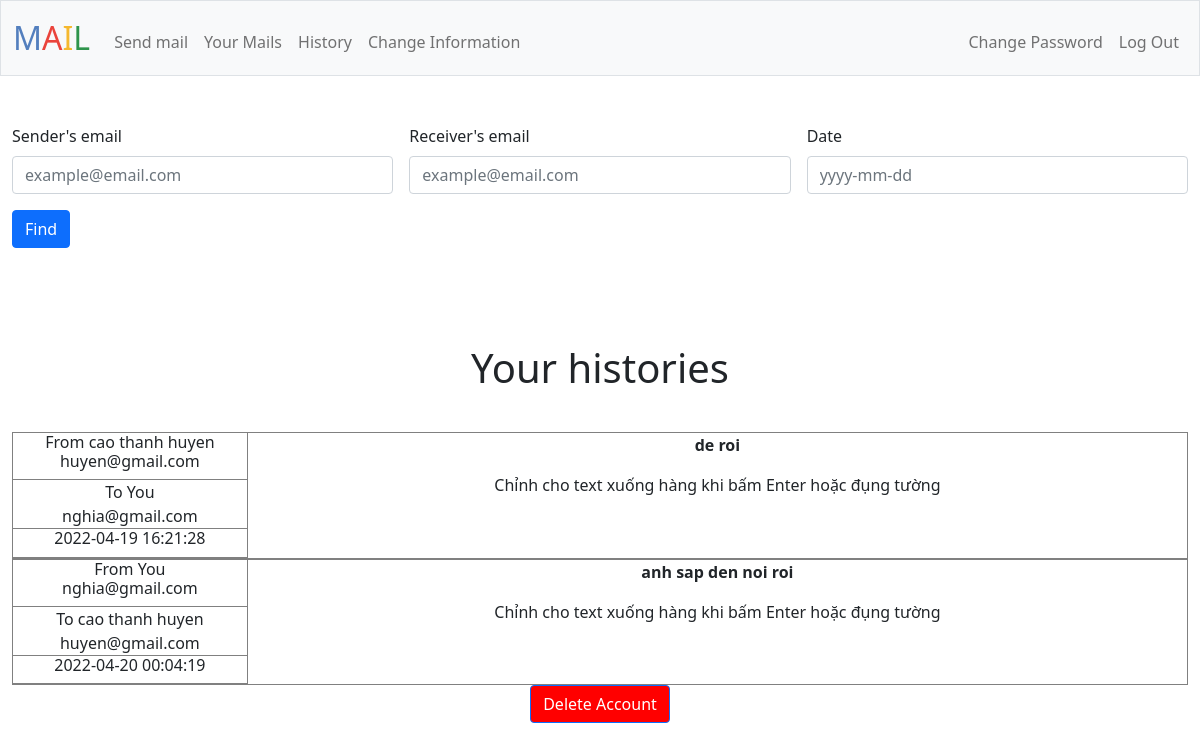
Before: /history (signed in) with the older database file.
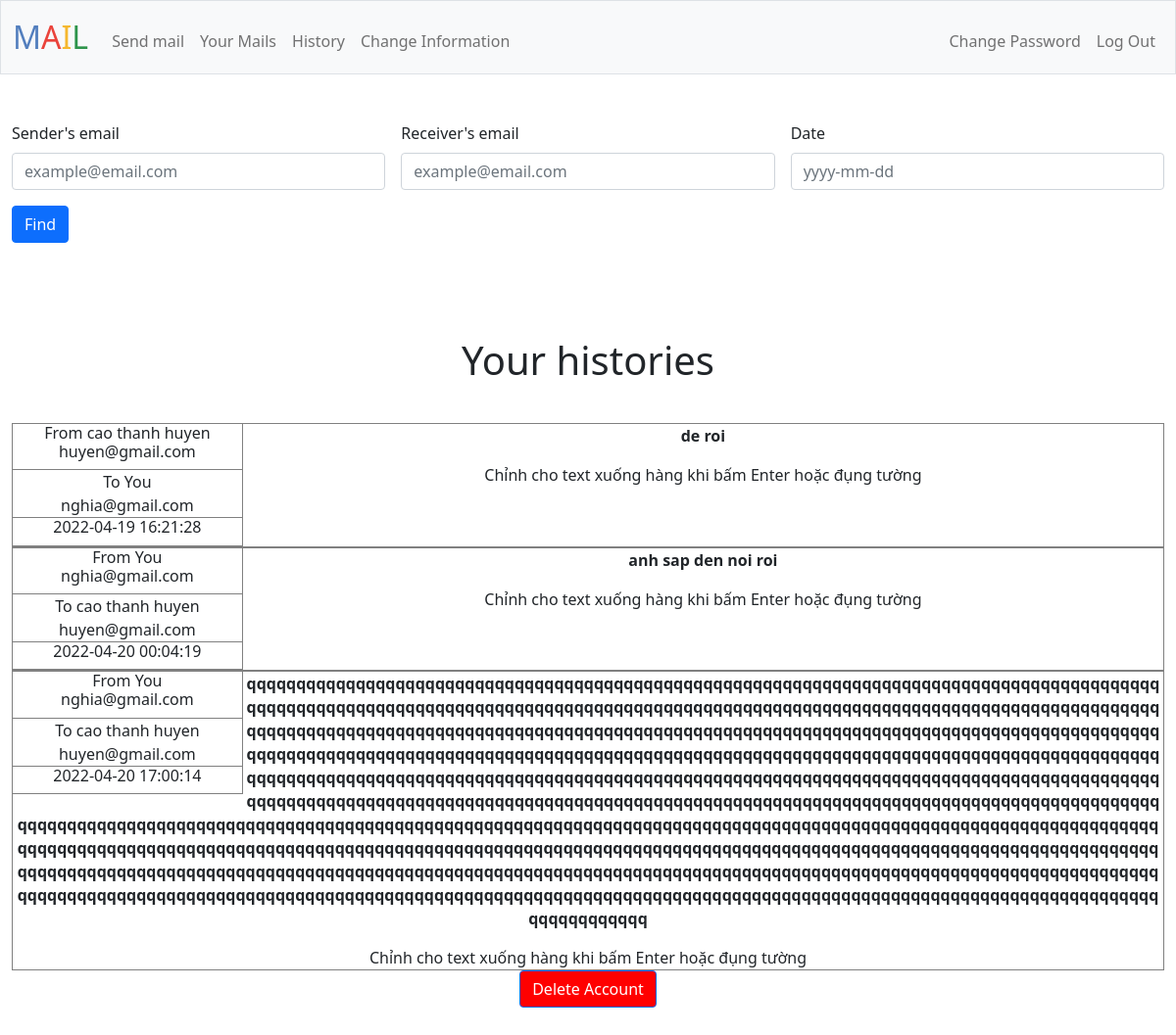
After: the same page with the newer database file.
### tables this page shows
CREATE TABLE mail_box (id INTEGER PRIMARY KEY AUTOINCREMENT NOT NULL, 
sender_id INTEGER NOT NULL, receiver_id INTEGER NOT NULL, 
sender TEXT NOT NULL, receiver TEXT NOT NULL, 
date TIMESTAMP NOT NULL, mail TEXT NOT NULL);

CREATE TABLE informations (user_id INTEGER NOT NULL, name TEXT NOT NULL, birth TEXT, place TEXT, number TEXT, email TEXT NOT NULL UNIQUE);

### app.py (the view, shortened to what this page needs)
@app.route("/history", methods=["GET", "POST"])
@login_required
def history():
    if request.method == "GET":
        user_id = session['user_id']
        rows = db.execute("SELECT * FROM mail_box WHERE sender_id = ? OR receiver_id = ?", user_id, user_id)
        if len(rows) == 0:
            return render_template("history.html")
        histories = []
        user_email = db.execute("SELECT email FROM informations WHERE user_id = ?", user_id)[0]['email']
        for row in rows:
            history = {}
            history['sender'] = row['sender']
            history['sender_email'] = db.execute("SELECT email FROM informations WHERE user_id = ?", row['sender_id'])[0]['email']
            history['receiver'] = row['receiver']
            history['receiver_email'] = db.execute("SELECT email FROM informations WHERE user_id = ?", row['receiver_id'])[0]['email']
            history['mail'] = row['mail']
            history['date'] = row['date']
            if history['sender_email'] == user_email:
                history['sender'] = 'You'
            elif history['receiver_email'] == user_email:
                history['receiver'] = 'You'
            histories.append(history)
        return render_template("history.html", histories=histories)

### app.py (called while the page is built)
@app.after_request
def after_request(response):
    response.headers["Cache-Control"] = "no-cache, no-store, must-revalidate"
    response.headers["Expires"] = 0
    response.headers["Pragma"] = "no-cache"
    return response

### helpers.py (called while the page is built)
def login_required(f):
    @wraps(f)
    def decorated_function(*args, **kwargs):
        if session.get("user_id") is None:
            return redirect("/login")
        return f(*args, **kwargs)
    return decorated_function

### templates/history.html (shortened to what this page needs)
{% extends "layout.html" %}
{% block history %}
    <form class="row g-3 needs-validation" novalidate style="display: flex;" action="/history" method="post">
        <div class="col-md-4">
            <label for="validationCustom01" class="form-label">Sender's email</label>
            <input type="text" class="form-control" id="sender_email" name="sender_email" placeholder="example@email.com" required>
        </div>
        <div class="col-md-4">
            <label for="validationCustom01" class="form-label">Receiver's email</label>
            <input type="text" class="form-control" id="receiver_email" name="receiver_email" placeholder="example@email.com" required>
        </div>
        <div class="col-md-4">
            <label for="validationCustom01" class="form-label">Date</label>
            <input type="text" class="form-control" id="date" name="date" placeholder="yyyy-mm-dd">
        </div>
        <br>
        <div class="col-12">
            <button class="btn btn-primary" type="submit">Find</button>
        </div>
    </form>
{% endblock %}
{% block main %}
    <h1>Your histories</h1>
    <br>
    {% for history in histories %}
        <div class="parent">
                    <div class="child-left">
                            <div class="column"><h6>From {{ history['sender'] }} <br> {{ history['sender_email'] }}</h6></div>
                            <div class="column">To {{ history['receiver'] }} <br>  {{ history['receiver_email'] }}</div>
                            <div class="column"><h6>{{ history['date'] }}</h6></div>
                    </div>
                    <div class="child-right">
                        <p>{{ history['mail'] }}</p>
                        Chỉnh cho text xuống hàng khi bấm Enter hoặc đụng tường
                    </div>
        </div>
    {% endfor %}
{% endblock %}

### templates/layout.html (shortened to what this page needs)
<!DOCTYPE html>
<html lang="en">
    <head>
        <link href="https://cdn.jsdelivr.net/npm/bootstrap@5.1.3/dist/css/bootstrap.min.css" rel="stylesheet">
        <link href="/static/styles.css" rel="stylesheet">
    </head>
    <body>
        <nav class="bg-light border navbar navbar-expand-md navbar-light">
            <div class="container-fluid">
                <a class="navbar-brand" href="/"><span class="blue">M</span><span class="red">A</span><span class="yellow">I</span><span class="green">L</span></a>
                <div class="collapse navbar-collapse" id="navbar">
                    {% if session["user_id"] %}
                        <ul class="navbar-nav me-auto mt-2">
                            <li class="nav-item"><a class="nav-link" href="/send">Send mail</a></li>
                            <li class="nav-item"><a class="nav-link" href="/mail">Your Mails</a></li>
                            <li class="nav-item"><a class="nav-link" href="/history">History</a></li>
                            <li class="nav-item"><a class="nav-link" href="/change_information">Change Information</a></li>
                        </ul>
                        <ul class="navbar-nav ms-auto mt-2">
                            <li class="nav-item"><a class="nav-link" href="/change_password">Change Password</a></li>
                            <li class="nav-item"><a class="nav-link" href="/logout">Log Out</a></li>
                        </ul>
                    {% else %}
                        <ul class="navbar-nav ms-auto mt-2">
                            <li class="nav-item"><a class="nav-link" href="/register">Register</a></li>
                            <li class="nav-item"><a class="nav-link" href="/login">Log In</a></li>
                        </ul>
                    {% endif %}
                </div>
            </div>
        </nav>
        <div class="container-fluid py-5">
            {% block history %}{% endblock %}
        </div>
        <main class="container-fluid py-5 text-center">
            {% block main %}{% endblock %}
        </main>
    </body>
    <footer>
        <main class="container-fluid py-5 text-center">
            <form action="/" method="post">
                <button id="deleteAccount" class="btn btn-primary" type="submit">Delete Account</button>
            </form>
        </main>
    </footer>
</html>

### static/styles.css (style rules this page uses)
nav .navbar-brand { font-size: xx-large; }
nav .navbar-brand .blue { color: #537fbe; }
nav .navbar-brand .red { color: #ea433b; }
nav .navbar-brand .yellow { color: #f5b82e; }
nav .navbar-brand .green { color: #2e944b; }
#deleteAccount { background-color:red; }

### templates/history.html (style rules this page uses)
.parent { border: 1px gray solid; overflow: hidden; position: relative; width: 100%; float: left }
.child-left { float: left; width: 20%; border-right: 1px gray solid; }
.child-right { float: center; display: block; }
.column { float: center; border-bottom: 1px gray solid; }
p { font-weight: bold; word-break: break-word; white-space: pre-wrap; -moz-white-space: pre-wrap; }

Changed rows visible on the page:
added mail_box: receiver "cao thanh huyen", date "2022-04-20 17:00:14", mail "qqqqqqqqqqqqqqqqqqqqqqqqqqqqqqqqqqqqqqqqqqqqqqqqqqqqqqqqqqqqqqqqqqqqqqqqqqqqqqqqqqqqqqqqqqqqqqqqqqqqqqqqqqqqqqqqqqqqqqqqqqqqqqqqqqqqqqqqqqqqqqqqqqqqqqqqqqqqqqqqqqqqqqqqqqqqqqqqqqqqqqqqqqqqqqqqqqqqqqqqqqqqqqqqqqqqqqqqqqqqqqqqqqqqqqqqqqqqqqqqqqqqqqqqqqqqqqqqqqqqqqqqqqqqqqqqqqqqqqqqqqqqqqqqqqqqqqqqqqqqqqqqqqqqqqqqqqqqqqqqqqqqqqqqqqqqqqqqqqqqqqqqqqqqqqqqqqqqqqqqqqqqqqqqqqqqqqqqqqqqqqqqqqqqqqqqqqqqqqqqqqqqqqqqqqqqqqqqqqqqqqqqqqqqqqqqqqqqqqqqqqqqqqqqqqqqqqqqqqqqqqqqqqqqqqqqqqqqqqqqqqqqqqqqqqqqqqqqqqqqqqqqqqqqqqqqqqqqqqqqqqqqqqqqqqqqqqqqqqqqqqqqqqqqqqqqqqqqqqqqqqqqqqqqqqqqqqqqqqqqqqqqqqqqqqqqqqqqqqqqqqqqqqqqqqqqqqqqqqqqqqqqqqqqqqqqqqqqqqqqqqqqqqqqqqqqqqqqqqqqqqqqqqqqqqqqqqqqqqqqqqqqqqqqqqqqqqqqqqqq…"
Other visible differences:
new list line: "From You To Chỉnh cho text xuống hàng khi bấm Enter hoặc đụng tường"
new list line: "nghia@gmail.com"
new list line: "huyen@gmail.com"
